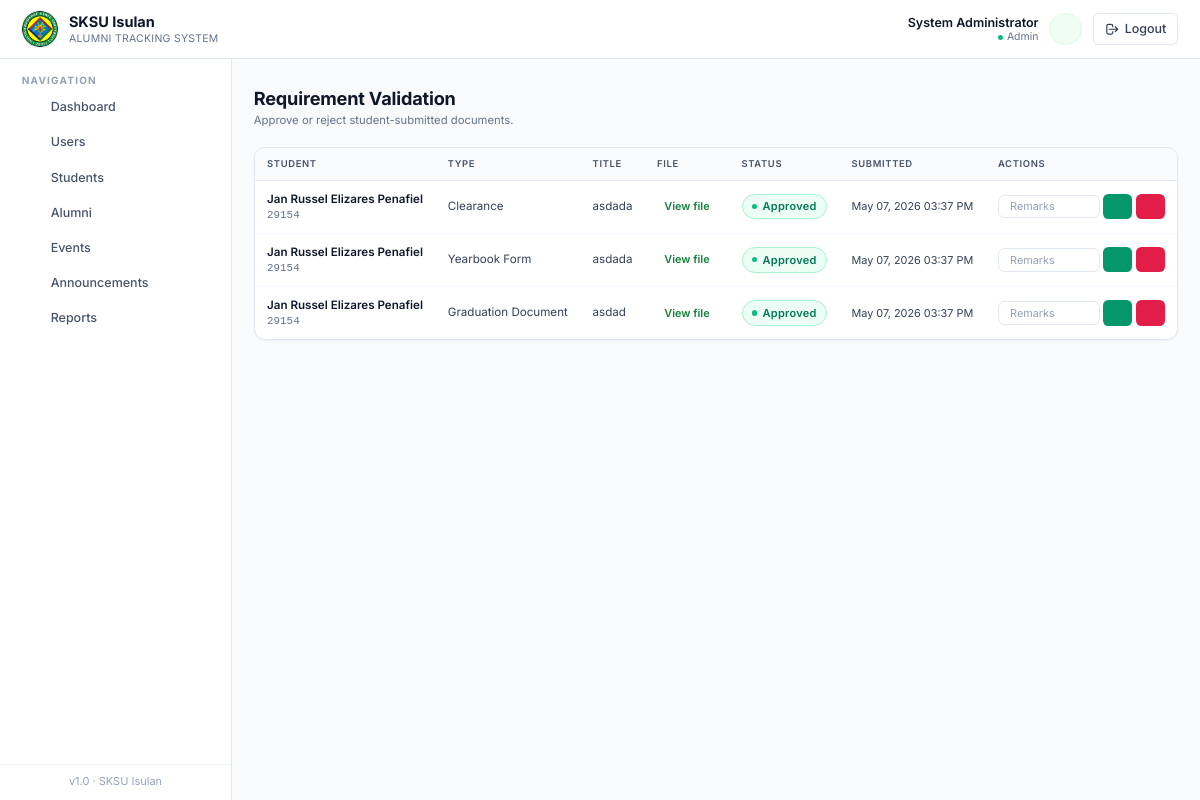
/pages/registrar/requirements.php (signed in), run on the app's committed database.
### tables this page shows
CREATE TABLE `requirements` (
  `id` int(11) NOT NULL,
  `student_id` int(11) NOT NULL,
  `requirement_type` enum('Clearance','Yearbook Form','Graduation Document','Other') NOT NULL,
  `title` varchar(150) NOT NULL,
  `file_path` varchar(255) NOT NULL,
  `status` enum('pending','approved','rejected') DEFAULT 'pending',
  `remarks` text DEFAULT NULL,
  `uploaded_at` datetime DEFAULT current_timestamp()
);

CREATE TABLE `users` (
  `id` int(11) NOT NULL,
  `full_name` varchar(150) NOT NULL,
  `email` varchar(150) NOT NULL,
  `password` varchar(255) NOT NULL,
  `role` enum('student','registrar','alumni','admin') NOT NULL DEFAULT 'student',
  `contact` varchar(30) DEFAULT NULL,
  `address` varchar(255) DEFAULT NULL,
  `status` enum('active','inactive') DEFAULT 'active',
  `created_at` datetime DEFAULT current_timestamp()
);

CREATE TABLE `students` (
  `id` int(11) NOT NULL,
  `user_id` int(11) NOT NULL,
  `student_id` varchar(30) NOT NULL,
  `course` varchar(120) NOT NULL,
  `year_level` varchar(20) NOT NULL,
  `department` varchar(120) DEFAULT NULL,
  `academic_year` varchar(20) DEFAULT NULL,
  `expected_graduation` date DEFAULT NULL,
  `status` enum('pending','approved','rejected') DEFAULT 'pending',
  `created_at` datetime DEFAULT current_timestamp()
);

### includes/db.php (called while the page is built, shortened)
<?php
function db_select($conn, $sql, $types = '', $params = []) {
    $stmt = mysqli_prepare($conn, $sql);
    mysqli_stmt_execute($stmt);
    $result = mysqli_stmt_get_result($stmt);
    $rows = [];
    while ($row = mysqli_fetch_assoc($result)) {
        $rows[] = $row;
    }
    return $rows;
}
function e($value) {
    return htmlspecialchars((string)$value, ENT_QUOTES, 'UTF-8');
}

### pages/registrar/requirements.php (the view, shortened to what this page needs)
<?php
require_once __DIR__ . '/../../includes/auth.php';
require_once __DIR__ . '/../../includes/helpers.php';
$where = "1";
$types = '';
$params = [];
$all_rows = db_select($conn, "SELECT r.*, u.full_name, s.student_id AS sid_no FROM requirements r JOIN students s ON s.id=r.student_id JOIN users u ON u.id=s.user_id WHERE $where ORDER BY r.id ASC", $types, $params);
$pg = paginate($all_rows, 10);
$rows = $pg['rows'];
include __DIR__ . '/../../templates/header.php';
include __DIR__ . '/../../templates/sidebar.php';
?>
<main class="flex-1 px-4 sm:px-6 py-8">
  <div class="page-head">
    <div>
      <h1>Requirement Validation</h1>
      <p class="subtitle">Approve or reject student-submitted documents.</p>
    </div>
  </div>
  <div class="table-wrap has-pagination overflow-x-auto">
    <table class="table-clean">
      <thead>
        <tr>
          <th class="pl-6">Student</th>
          <th>Type</th>
          <th>Title</th>
          <th>File</th>
          <th>Status</th>
          <th>Submitted</th>
          <th class="pr-6 text-right">Actions</th>
        </tr>
      </thead>
      <tbody>
        <?php foreach ($rows as $r): ?>
          <tr>
            <td class="pl-6" data-label="Student">
              <div class="font-semibold text-ink-900"><?= e($r['full_name']) ?></div>
              <div class="text-xs text-ink-500 font-mono"><?= e($r['sid_no']) ?></div>
            </td>
            <td class="text-ink-700" data-label="Type"><?= e($r['requirement_type']) ?></td>
            <td class="text-ink-700" data-label="Title"><?= e($r['title']) ?></td>
            <td data-label="File"><a target="_blank" class="text-xs font-semibold text-crimson-700 hover:bg-crimson-50 px-2 py-1 rounded-md" href="<?= APP_URL ?>/assets/<?= e($r['file_path']) ?>">View file</a></td>
            <td data-label="Status"><?= status_badge($r['status']) ?></td>
            <td class="text-xs text-ink-500" data-label="Submitted"><?= fmt_datetime($r['uploaded_at']) ?></td>
            <td class="pr-6 text-right" data-label="Actions">
              <form action="<?= APP_URL ?>/actions/registrar_validate_requirement.php" method="post" class="inline-flex gap-1 items-center justify-end">
                <input type="text" name="remarks" placeholder="Remarks" class="input text-xs py-1 w-28">
                <button name="action" value="approve" title="Approve" class="bg-emerald-600 hover:bg-emerald-700 text-white font-semibold px-2 py-1.5 rounded-md inline-flex"><?= icon('check','w-4 h-4') ?></button>
                <button name="action" value="reject" title="Reject" class="bg-rose-600 hover:bg-rose-700 text-white font-semibold px-2 py-1.5 rounded-md inline-flex"><?= icon('x','w-4 h-4') ?></button>
              </form>
            </td>
          </tr>
        <?php endforeach; ?>
      </tbody>
    </table>
  </div>
</main>
<?php include __DIR__ . '/../../templates/footer.php'; ?>

### includes/icons.php (shortened to what this page needs)
<?php
function icon($name, $class = 'w-5 h-5') {
    $svg = $paths[$name] ?? $paths['document'];
    return '<svg xmlns="http://www.w3.org/2000/svg" class="' . htmlspecialchars($class, ENT_QUOTES) . '" fill="none" stroke="currentColor" viewBox="0 0 24 24">' . $svg . '</svg>';
}

### includes/helpers.php (shortened to what this page needs)
<?php
require_once __DIR__ . '/icons.php';
function fmt_datetime($datetime) {
    return date('M d, Y h:i A', strtotime($datetime));
}
function status_badge($status) {
    $status = strtolower((string)$status);
    $map = [
        'pending'        => ['bg-amber-50',   'text-amber-700',   'border-amber-200',   '#f59e0b'],
        'approved'       => ['bg-emerald-50', 'text-emerald-700', 'border-emerald-200', '#10b981'],
        'rejected'       => ['bg-rose-50',    'text-rose-700',    'border-rose-200',    '#f43f5e'],
        'active'         => ['bg-emerald-50', 'text-emerald-700', 'border-emerald-200', '#10b981'],
        'inactive'       => ['bg-slate-100',  'text-slate-700',   'border-slate-200',   '#94a3b8'],
        'paid'           => ['bg-emerald-50', 'text-emerald-700', 'border-emerald-200', '#10b981'],
        'refunded'       => ['bg-sky-50',     'text-sky-700',     'border-sky-200',     '#0ea5e9'],
        'scheduled'      => ['bg-sky-50',     'text-sky-700',     'border-sky-200',     '#0ea5e9'],
        'attended'       => ['bg-emerald-50', 'text-emerald-700', 'border-emerald-200', '#10b981'],
        'cancelled'      => ['bg-rose-50',    'text-rose-700',    'border-rose-200',    '#f43f5e'],
        'employed'       => ['bg-emerald-50', 'text-emerald-700', 'border-emerald-200', '#10b981'],
        'unemployed'     => ['bg-rose-50',    'text-rose-700',    'border-rose-200',    '#f43f5e'],
        'self-employed'  => ['bg-indigo-50',  'text-indigo-700',  'border-indigo-200',  '#6366f1'],
        'further studies'=> ['bg-violet-50',  'text-violet-700',  'border-violet-200',  '#8b5cf6'],
        'upcoming'       => ['bg-sky-50',     'text-sky-700',     'border-sky-200',     '#0ea5e9'],
        'ongoing'        => ['bg-amber-50',   'text-amber-700',   'border-amber-200',   '#f59e0b'],
        'completed'      => ['bg-emerald-50', 'text-emerald-700', 'border-emerald-200', '#10b981'],
    ];
    [$bg, $tx, $br, $dot] = $map[$status] ?? ['bg-slate-50','text-slate-700','border-slate-200','#94a3b8'];
    $label = e(ucfirst($status));
    return '<span class="inline-flex items-center gap-1.5 px-2.5 py-1 rounded-full text-[11px] font-semibold tracking-wide border '
        . $bg . ' ' . $tx . ' ' . $br . '">'
        . '<span class="w-1.5 h-1.5 rounded-full" style="background:' . $dot . '"></span>'
        . $label . '</span>';
}
function paginate(array $rows, int $per_page = 10, string $param = 'page'): array {
    $total = count($rows);
    $pages = max(1, (int)ceil($total / max(1, $per_page)));
    $page  = max(1, min($pages, (int)($_GET[$param] ?? 1)));
    $start = ($page - 1) * $per_page;
    $slice = array_slice($rows, $start, $per_page);
    return [
        'rows'     => $slice,
        'page'     => $page,
        'pages'    => $pages,
        'total'    => $total,
        'per_page' => $per_page,
        'from'     => $total ? $start + 1 : 0,
        'to'       => $start + count($slice),
        'param'    => $param,
    ];
}

### assets/css/app.css (style rules this page uses)
:root { --crimson-50:#f0fdf4; --crimson-100:#dcfce7; --crimson-200:#bbf7d0; --crimson-300:#86efac; --crimson-400:#4ade80; --crimson-500:#22c55e; --crimson-600:#16a34a; --crimson-700:#15803d; --crimson-800:#166534; --crimson-900:#14532d; --ink-50:#f8fafc; --ink-100:#f1f5f9; --ink-200:#e2e8f0; --ink-300:#cbd5e1; --ink-400:#94a3b8; --ink-500:#64748b; --ink-600:#475569; --ink-700:#334155; --ink-800:#1e293b; --ink-900:#0f172a; }
html { font-size: 14.5px; }
html, body { font-family: 'Inter', ui-sans-serif, system-ui, -apple-system, 'Segoe UI', Roboto, sans-serif; }
body { color: var(--ink-800); background: var(--ink-50); line-height: 1.5; }
.input, select.input, textarea.input { width:100%; padding: 0.55rem 0.75rem; border:1px solid var(--ink-200); background:#fff; border-radius: 0.45rem; outline: none; font-size: 0.825rem; color: var(--ink-800); transition: border-color .15s ease, box-shadow .15s ease, background .15s ease; }
.input::placeholder { color: var(--ink-400); }
.table-clean { width:100%; border-collapse: separate; border-spacing: 0; font-size: 0.8rem; }
.table-clean thead th { background: var(--ink-50); color: var(--ink-600); font-weight: 600; text-align:left; padding: 0.6rem 0.85rem; font-size: 0.65rem; text-transform: uppercase; letter-spacing: 0.07em; border-bottom:1px solid var(--ink-200); white-space: nowrap; }
.table-clean tbody td { padding: 0.7rem 0.85rem; border-bottom:1px solid var(--ink-100); color: var(--ink-700); vertical-align: middle; }
.table-clean tbody tr:last-child td { border-bottom: none; }
.table-clean tbody tr { transition: background .12s ease; }
.table-wrap { background:#fff; border:1px solid var(--ink-200); border-radius: 0.75rem; overflow: hidden; box-shadow: 0 1px 2px rgba(15,23,42,0.04); }
.page-head { display:flex; align-items: flex-start; justify-content: space-between; gap: 1rem; margin-bottom: 1.25rem; flex-wrap: wrap; }
.page-head h1 { font-size: 1.25rem; font-weight: 700; color: var(--ink-900); letter-spacing: -0.01em; line-height: 1.2; }
.page-head .subtitle { font-size: 0.78rem; color: var(--ink-500); margin-top: 0.15rem; }
.table-wrap.has-pagination { border-bottom-left-radius: 0; border-bottom-right-radius: 0; border-bottom: 0; }
.table-wrap.has-pagination:not(:has(+ .pagination)) { border-bottom-left-radius: 0.75rem; border-bottom-right-radius: 0.75rem; border-bottom: 1px solid var(--ink-200); }

### data on the page
requirements: users.full_name "Jan Russel Elizares Penafiel", student.student_id "29154", requirement_type "Clearance", title "asdada", status "Approved", uploaded_at "May 07, 2026 03:37 PM"
requirements: users.full_name "Jan Russel Elizares Penafiel", student.student_id "29154", requirement_type "Yearbook Form", title "asdada", status "Approved", uploaded_at "May 07, 2026 03:37 PM"
requirements: users.full_name "Jan Russel Elizares Penafiel", student.student_id "29154", requirement_type "Graduation Document", title "asdad", status "Approved", uploaded_at "May 07, 2026 03:37 PM"

### other printed values
$_SESSION['full_name'] "System Administrator"
$_role "Admin"
$label "Dashboard"
$label "Users"
$label "Students"
$label "Alumni"
$label "Events"
$label "Announcements"
$label "Reports"
